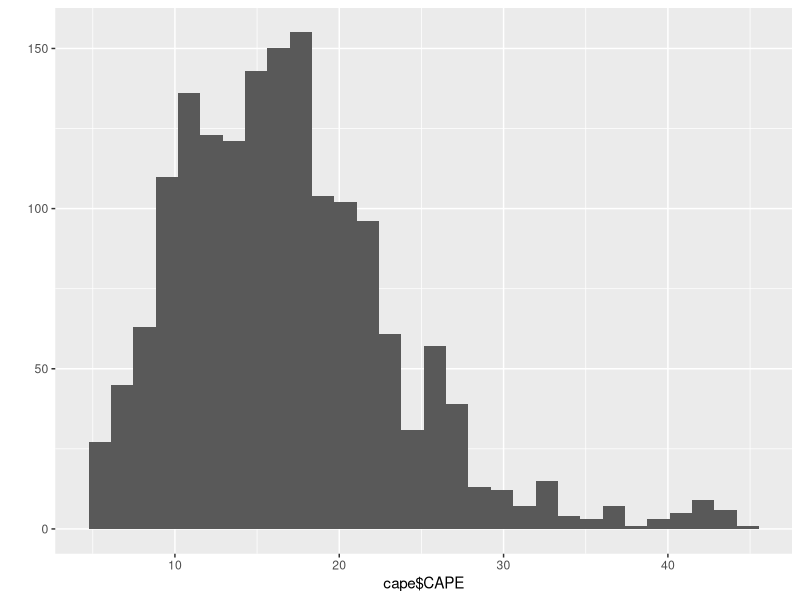

The R source for this figure:
## ---- chunk 1
# Load packages

library(ggplot2)
library(lubridate)
library(xts)
## ---- chunk 2
# Load the Data
cape <- read.csv("ie_data.csv", sep = "\t")
## ---- chunk 3
str(cape)
## ---- chunk 4
# Convert date to character format for lubridate parser
cape$Date <- as.character(cape$Date)

# Add trailing zeros to .1, so that it is interpretted as Oct and not Jan
october <- nchar(cape$Date) == 6
cape$Date <- ifelse(october, paste(cape$Date,"0", sep = ""), cape$Date)

# Finally parse the result
cape$Date <- parse_date_time(cape$Date, '%Y.%.m')

# Rename the rows using the date column
rownames(cape) <- cape$Date

# Drop the Date and DateFraction columns
cape <- subset(cape, select = -c(Date, DateFraction))
## ---- chunk 5
pct_change <- function(vect, k = 12) {
  # Calculates the percent change over a specified lookback
  # :param vect:  vector of numbers
  # :param  k:    number of periods to lookback
  # :return:      running percent change over lookback length
  
  len = length(vect)
  
  # Create indexes that will be used to truncate the vector
  front_trunc <- (1:k)
  rear_trunc <- ((len-k+1):len)
  
  # Divide truncated versions of the vector by itself to get the percent change
  result <- vect[-front_trunc]/vect[-rear_trunc] - 1
  
  # Pad the results so that it matches the original vector length
  result <- c(rep(NA, k), result)
  
  return(result)
}
## ---- chunk 6
fwd_return <- function(vect, k = 12) {
  # Shift a vector by k values
  # :param vect:  vector to shift
  # :param k:     number of periods to shift by
  # :return:      shifted vector

  len <- length(vect)

  p_changes <- pct_change(vect, k = k)

  # Remove the first k values of the vector
  result <- p_changes[-(1:k)]

  # Restore the vector to original length (NA is appended automatically)
  length(result) <- len

  return(result)
}

## ---- chunk 7
cape$Momentum <- pct_change(cape$Price)
cape$CPIChange <- pct_change(cape$CPI)

cape$Fwd1yrReturns <- fwd_return(cape$Price)
cape$Fwd2yrReturns <- fwd_return(cape$Price, k = 24)
cape$Fwd3yrReturns <- fwd_return(cape$Price, k = 36)
cape$Fwd4yrReturns <- fwd_return(cape$Price, k = 48)
cape$Fwd5yrReturns <- fwd_return(cape$Price, k = 60)

bullish <- cape$Fwd1yrReturns > 0
cape$Outlook <- ifelse(bullish, "Bullish", "Bearish")
cape$Outlook <- factor(cape$Outlook)

## ---- chunk 8
str(cape)
summary(cape)
## ---- chunk 9
qplot(cape$CAPE)
## ---- chunk 10

## ---- chunk 11

## ---- chunk 12

## ---- chunk 13

## ---- chunk 14

